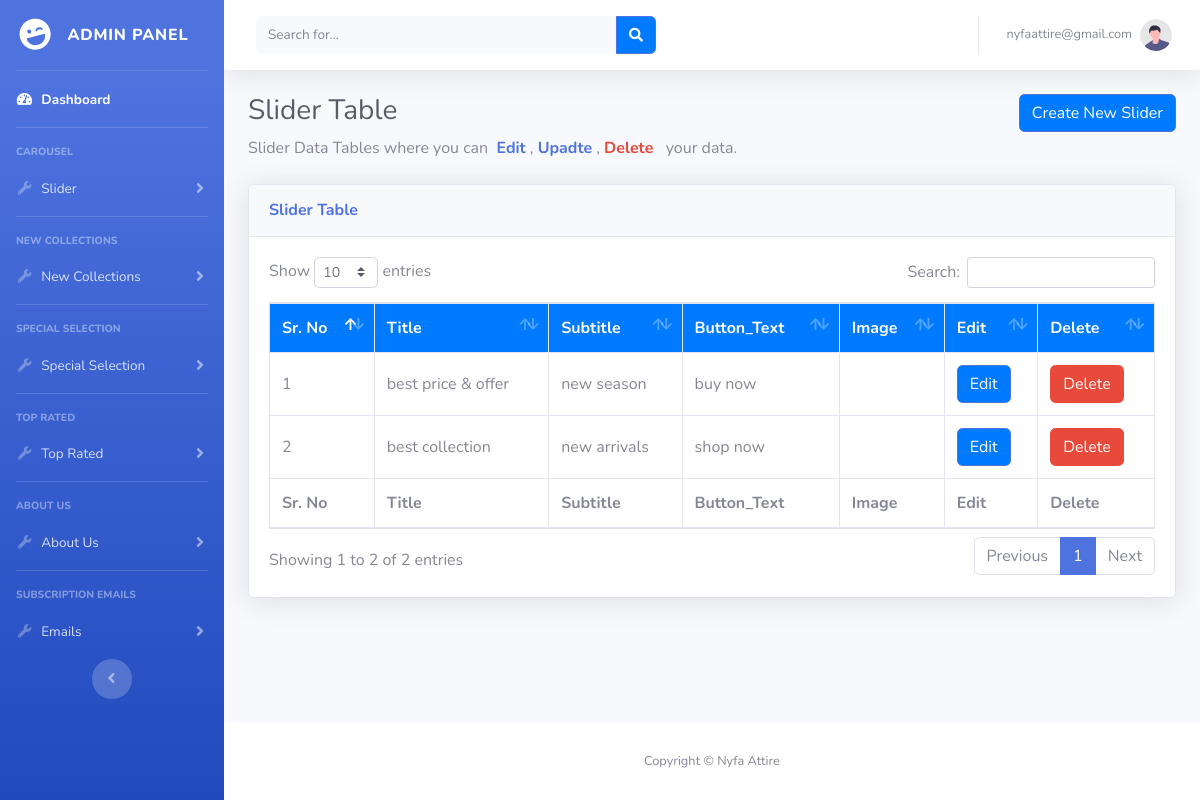
The page /admin/slider_table.php (signed in) on the database its author committed.
### tables this page shows
CREATE TABLE `carousel` (
  `id` int(11) NOT NULL,
  `title` varchar(255) NOT NULL,
  `subtitle` varchar(255) NOT NULL,
  `button_text` varchar(255) NOT NULL
);

### admin/slider_table.php (the view, shortened to what this page needs)
<?php
include('db.php');
$query = "SELECT * FROM `carousel` ORDER BY id DESC ";
$result = mysqli_query($conn, $query);
include('includes/header.php');
include('includes/sidebar.php');
?>
  <div id="content-wrapper" class="d-flex flex-column">
<div id="content">
  <nav class="navbar navbar-expand navbar-light bg-white topbar mb-4 static-top shadow">
<form
    class="d-none d-sm-inline-block form-inline mr-auto ml-md-3 my-2 my-md-0 mw-100 navbar-search">
    <div class="input-group">
        <input type="text" class="form-control bg-light border-0 small" placeholder="Search for..."
            aria-label="Search" aria-describedby="basic-addon2">
        <div class="input-group-append">
            <button class="btn btn-primary" type="button">
                <i class="fas fa-search fa-sm"></i>
            </button>
        </div>
    </div>
</form>
<ul class="navbar-nav ml-auto">
    <li class="nav-item dropdown no-arrow">
                <a class="nav-link dropdown-toggle" href="#" id="userDropdown" role="button" data-toggle="dropdown"
                    aria-haspopup="true" aria-expanded="false">
                    <span class="mr-2 d-none d-lg-inline text-gray-600 small"><?php echo $_SESSION['email']; ?></span>
                    <img class="img-profile rounded-circle" src="img/undraw_profile.svg">
                </a>
            </li>
</ul>
</nav>
                <div class="container-fluid">
                <a href="slider_insert.php"><button type='submit' name='submit' class='btn btn-primary  float-right'>Create New Slider</button></a>
                    <h1 class="h3 mb-2 text-gray-800">Slider Table</h1>
                    <p class="mb-4">Slider Data Tables where you can  &nbsp;<span class=" font-weight-bold text-primary">Edit</span> , <span class=" font-weight-bold text-primary">Upadte</span> , <span class=" font-weight-bold text-danger">Delete</span> &nbsp; your data.
                    <div class="card shadow mb-4">
                        <div class="card-header py-3">
                            <h6 class="m-0 font-weight-bold text-primary">Slider Table</h6>
                        </div>
                        <div class="card-body">
                        <div class="table-responsive">
    <table class="table table-bordered" id="dataTable" width="100%" cellspacing="0">
        <thead>
            <tr>
                <th>Sr. No</th>
                <th>Title</th>
                <th>Subtitle</th>
                <th>Button_Text</th>
                <th>Image</th>
                <th>Edit</th>
                <th>Delete</th>
            </tr>
        </thead>
        <tfoot>
            <tr>
            <th>Sr. No</th>
                <th>Title</th>
                <th>Subtitle</th>
                <th>Button_Text</th>
                <th>Image</th>
                <th>Edit</th>
                <th>Delete</th>
            </tr>
        </tfoot>
        <tbody>
        <?php
        if(mysqli_num_rows($result) > 0) {
            $sn = 1;
            while($data = mysqli_fetch_assoc($result)) {
                echo "<tr>";
                echo "<td>" . $sn . "</td>";
                echo "<td>" . $data['title'] . "</td>";
                echo "<td>" . $data['subtitle'] . "</td>";
                echo "<td>" . $data['button_text'] . "</td>";
                echo "<td>" . $data['image'] . "</td>";
                echo "<td><a href='slider_edit.php?id=" . $data['id'] . "'><button type='submit' name='submit' class='btn btn-primary'>Edit</button></a></td>";
                echo "<td> <a href='javascript:void(0);' onclick='return confirmDelete(" . $data['id'] . ")'><button type='button' class='btn btn-danger'>Delete</button></a></td>";
                $sn++;
            }
        } else {
            echo "<tr><td colspan='4'>No matching records found</td></tr>";
        }
        ?>
        </tbody>
    </table>
</div>
                        </div>
                    </div>
                </div>
</div>
    <?php
include('includes/footer.php');
?>

### rows shown on the page
carousel: title "best price & offer", subtitle "new season", button_text "buy now"
carousel: title "best collection", subtitle "new arrivals", button_text "shop now"

### other values the page prints
$_SESSION['email'] "nyfaattire@gmail.com"
